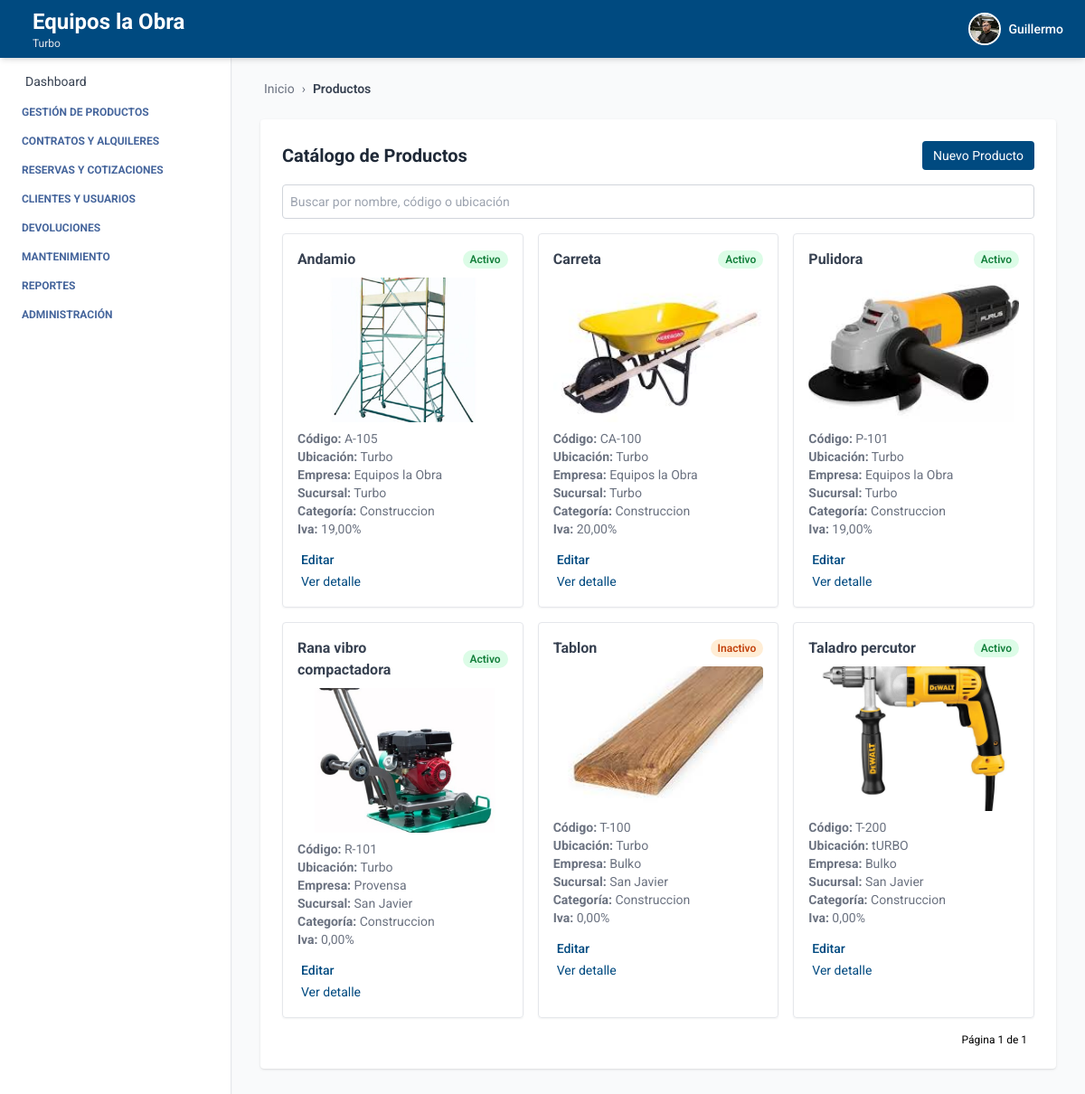
/productos/catalogo/ (signed in), run on the app's committed database.
### autenticacion/models.py (models this page shows, shortened)
class Usuario(AbstractUser):
    telefono = models.CharField(max_length=20, blank=True, null=True)
    empresa = models.ForeignKey(Empresa, on_delete=models.SET_NULL, null=True, blank=True)
    sucursal = models.ForeignKey(Sucursal, on_delete=models.SET_NULL, null=True, blank=True)
    ESTADOS = [
        ("activo", "Activo"),
        ("inactivo", "Inactivo"),
    ]
    estado = models.CharField(max_length=10, choices=ESTADOS, default="activo")
    foto_perfil = models.ImageField(upload_to='usuarios/img/', blank=True, null=True)
    groups = models.ManyToManyField(
        Group,
        related_name='usuarios',  # Evita conflicto con 'user_set'
        blank=True,
        help_text='The groups this user belongs to.',
        verbose_name='groups'
    )
    user_permissions = models.ManyToManyField(
        Permission,
        related_name='usuarios',  # Evita conflicto con 'user_set'
        blank=True,
        help_text='Specific permissions for this user.',
        verbose_name='user permissions'
    )

### empresa/models.py (models this page shows, shortened)
class Empresa(models.Model):
    ESTADOS = [
        ("activo", "Activo"),
        ("inactivo", "Inactivo"),
    ]
    nombre = models.CharField(max_length=100)
    nit = models.CharField(max_length=50, unique=True)
    ciudad = models.CharField(max_length=100, blank=True, null=True)
    direccion = models.CharField(max_length=255, blank=True, null=True)
    departamento = models.CharField(max_length=100, blank=True, null=True)
    telefono = models.CharField(max_length=20, blank=True, null=True)
    estado = models.CharField(max_length=20, choices=ESTADOS, default="activo")

class Sucursal(models.Model):
    ESTADOS = [
        ("activo", "Activo"),
        ("inactivo", "Inactivo"),
    ]
    empresa = models.ForeignKey(Empresa, related_name='sucursales', on_delete=models.CASCADE)
    nombre = models.CharField(max_length=100)
    ciudad = models.CharField(max_length=100)
    direccion = models.CharField(max_length=255)
    departamento = models.CharField(max_length=100, blank=True, null=True)
    telefono = models.CharField(max_length=20, blank=True, null=True)
    estado = models.CharField(max_length=20, choices=ESTADOS, default="activo")

### producto/models.py (models this page shows, shortened)
class Producto(models.Model):
    ESTADOS = [
        ("activo", "Activo"),
        ("inactivo", "Inactivo"),
        ("disponible", "Disponible"),
        ("no_disponible", "No disponible"),
    ]
    nombre = models.CharField(max_length=100)
    descripcion = models.TextField()
    codigo_interno = models.CharField(max_length=50)
    estado = models.CharField(max_length=20, choices=ESTADOS, default="activo")
    iva_porcentaje = models.DecimalField(max_digits=5, decimal_places=2, default=0, help_text="Porcentaje de IVA aplicado al producto")
    ubicacion_actual = models.CharField(max_length=100)
    marca = models.CharField(max_length=100, blank=True, null=True)
    modelo = models.CharField(max_length=100, blank=True, null=True)
    serial = models.CharField(max_length=100, blank=True, null=True)
    imagen = models.ImageField(upload_to="media/productos/", null=True, blank=True)
    empresa = models.ForeignKey(Empresa, on_delete=models.CASCADE, related_name='productos', default=1)
    sucursal = models.ForeignKey(Sucursal, on_delete=models.CASCADE, related_name='productos', default=1)
    categoria = models.ForeignKey(Categoria, on_delete=models.SET_NULL, null=True, blank=True, related_name='productos')
    proveedor = models.ForeignKey(Proveedor, on_delete=models.SET_NULL, null=True, blank=True, related_name='productos')
    created_at = models.DateTimeField(auto_now_add=True)
    updated_at = models.DateTimeField(auto_now=True)
    creado_por = models.CharField(max_length=100, blank=True, null=True)
    modificado_por = models.CharField(max_length=100, blank=True, null=True)
    class Meta:
        ordering = ['nombre']
        verbose_name = 'Producto'
        verbose_name_plural = 'Productos'
        constraints = [
            models.UniqueConstraint(fields=['empresa', 'codigo_interno'], name='unique_codigo_por_empresa')
        ]

class Categoria(models.Model):
    nombre = models.CharField(max_length=100, null=False)
    descripcion = models.TextField(blank=True, null=False)
    empresa = models.ForeignKey(Empresa, on_delete=models.CASCADE, related_name='categorias', default=1)
    class Meta:
        verbose_name = 'Categoría'
        verbose_name_plural = 'Categorías'
        unique_together = ('nombre', 'empresa')
        ordering = ['nombre']

### producto/views_producto.py (the view)
# urls.py: path('catalogo/', ProductoListView.as_view(), name='producto_list'),
class ProductoListView(LoginRequiredMixin, BreadcrumbMixin, ListView):
    model = Producto
    template_name = 'producto_list.html'
    context_object_name = 'productos'
    ordering = ['nombre']
    paginate_by = 9  # o lo que prefieras
    breadcrumb_items = [
        ("Productos", None)
    ]
    def get_queryset(self):
        queryset = super().get_queryset()
        q = self.request.GET.get('q')
        if q:
            queryset = queryset.filter(
                Q(nombre__icontains=q) |
                Q(codigo_interno__icontains=q) |
                Q(ubicacion_actual__icontains=q)
            )
        return queryset

### core/views.py (called while the page is built)
    def get_context_data(self, **kwargs):
        context = super().get_context_data(**kwargs)
        context["home"] = self.home_url
        context["breadcrumb_items"] = self.breadcrumb_items
        return context

### producto/templates/producto_list.html (shortened to what this page needs)
{% extends 'index.html' %}
{% block breadcrumb %}
  {% include 'breadcrumb.html' with home='/' breadcrumbs=breadcrumb_items %}
{% endblock %}
{% block content %}
<div class="max-w-6xl mx-auto mt-6 bg-white p-6 rounded shadow">
  <div class="flex justify-between items-center mb-4">
    <h2 class="text-xl font-bold text-gray-800">Catálogo de Productos</h2>
    <a href="{% url 'crear_producto' %}" class="bg-[var(--primary-color)] text-white px-3 py-1.5 text-sm rounded hover:bg-blue-700 transition">
      Nuevo Producto
    </a>
  </div>
  <form method="get" class="mb-4">
    <input type="text" name="q" placeholder="Buscar por nombre, código o ubicación" value="{{ request.GET.q }}" class="w-full text-sm p-2 border border-gray-300 rounded focus:outline-none focus:ring-2 focus:ring-[var(--primary-color)]" />
  </form>
  {% if productos %}
  <div class="grid grid-cols-1 sm:grid-cols-2 lg:grid-cols-3 gap-4">
    {% for producto in productos %}
    <div class="border rounded shadow-sm p-4 hover:shadow-lg transition relative">
      <div class="flex justify-between items-center mb-2">
        <h3 class="font-bold text-gray-700">{{ producto.nombre }}</h3>
        <span class="text-xs font-semibold px-2 py-0.5 rounded-full
          {% if producto.estado == 'activo' %}
            bg-green-100 text-green-700
          {% elif producto.estado == 'inactivo' %}
            bg-orange-100 text-orange-700
          {% endif %}">
          {{ producto.get_estado_display }}
        </span>
      </div>
      {% if producto.imagen %}
        <img src="{{ producto.imagen.url }}" alt="{{ producto.nombre }}" class="w-full h-40 object-cover rounded mb-2">
      {% endif %}
      <p class="text-sm text-gray-500"><strong>Código:</strong> {{ producto.codigo_interno }}</p>
      <p class="text-sm text-gray-500"><strong>Ubicación:</strong> {{ producto.ubicacion_actual }}</p>
      <p class="text-sm text-gray-500"><strong>Empresa:</strong> {{ producto.empresa.nombre }}</p>
      <p class="text-sm text-gray-500"><strong>Sucursal:</strong> {{ producto.sucursal.nombre }}</p>
      <p class="text-sm text-gray-500"><strong>Categoría:</strong> {{ producto.categoria.nombre }}</p>
      <p class="text-sm text-gray-500"><strong>Iva:</strong> {{ producto.iva_porcentaje }}%</p>
      <div class="mt-3">
        <a href="{% url 'editar_producto' producto.id %}" class="text-sm font-medium text-[var(--primary-color)] hover:underline">
          Editar
        </a>
      </div>
      <div class="mt-0">
        <a href="{% url 'detalle_producto' producto.id %}" class="text-sm text-[var(--primary-color)] hover:underline">
          Ver detalle
        </a>
      </div>
    </div>
    {% endfor %}
  </div>
  {% else %}
    <p class="text-gray-600">No hay productos registrados.</p>
  {% endif %}
  <div class="mt-4 flex justify-end text-xs">
    <span class="mx-2">Página {{ page_obj.number }} de {{ page_obj.paginator.num_pages }}</span>
  </div>
</div>
{% endblock %}

### core/templates/header.html (shortened to what this page needs)
<header class="bg-[var(--primary-color)] shadow-md w-full h-16 flex items-center px-6 justify-between fixed top-0 left-0 z-10">
  <h1 class="text-white flex items-center gap-3 leading-tight">
    <div class="leading-tight">
  {% if request.user.is_authenticated %}
    {% if request.user.empresa %}
      <span class="text-xl sm:text-2xl font-bold block">
        {{ request.user.empresa.nombre }}
      </span>
    {% endif %}
    {% if request.user.sucursal %}
      <span class="text-xs text-gray-200 block">
        {{ request.user.sucursal.nombre }}
      </span>
    {% endif %}
  {% else %}
    <span class="text-xl text-gray-200 block">Gestión inteligente de Equipos</span>
  {% endif %}
</div>
  </h1>
  {% if request.user.is_authenticated %}
  <div x-data="{ open: false }" class="relative flex items-center space-x-3 cursor-pointer" @click.away="open = false">
    <button @click="open = !open" class="flex items-center space-x-2 focus:outline-none">
      {% if request.user.foto_perfil %}
        <img src="{{ request.user.foto_perfil.url }}" alt="Perfil" class="w-9 h-9 rounded-full object-cover border-2 border-white" />
      {% else %}
        <div class="w-9 h-9 rounded-full bg-white text-[var(--primary-color)] flex items-center justify-center font-bold text-sm">
          {{ request.user.first_name|first }}{{ request.user.last_name|first }}
        </div>
      {% endif %}
      <span class="text-white hidden sm:block text-sm font-medium">{{ request.user.first_name }}</span>
    </button>
  </div>
  {% endif %}
</header>

### core/templates/index.html (style rules this page uses)
:root { --primary-color: #004a80; --text-aside-color: rgb(69, 101, 156); }
body { font-family: 'Roboto', sans-serif; }

### data on the page
Usuario: user.empresa.nombre "Equipos la Obra", user.sucursal.nombre "Turbo", user.foto_perfil (picture), user.first_name "Guillermo"
Producto: nombre "Andamio", estado "Activo", imagen (picture), codigo_interno "A-105", ubicacion_actual "Turbo", empresa.nombre "Equipos la Obra", sucursal.nombre "Turbo", categoria.nombre "Construccion", iva_porcentaje "19,00"
Producto: nombre "Carreta", estado "Activo", imagen (picture), codigo_interno "CA-100", ubicacion_actual "Turbo", empresa.nombre "Equipos la Obra", sucursal.nombre "Turbo", categoria.nombre "Construccion", iva_porcentaje "20,00"
Producto: nombre "Pulidora", estado "Activo", imagen (picture), codigo_interno "P-101", ubicacion_actual "Turbo", empresa.nombre "Equipos la Obra", sucursal.nombre "Turbo", categoria.nombre "Construccion", iva_porcentaje "19,00"
Producto: nombre "Rana vibro compactadora", estado "Activo", imagen (picture), codigo_interno "R-101", ubicacion_actual "Turbo", empresa.nombre "Provensa", sucursal.nombre "San Javier", categoria.nombre "Construccion", iva_porcentaje "0,00"
Producto: nombre "Tablon", estado "Inactivo", imagen (picture), codigo_interno "T-100", ubicacion_actual "Turbo", empresa.nombre "Bulko", sucursal.nombre "San Javier", categoria.nombre "Construccion", iva_porcentaje "0,00"
Producto: nombre "Taladro percutor", estado "Activo", imagen (picture), codigo_interno "T-200", ubicacion_actual "tURBO", empresa.nombre "Bulko", sucursal.nombre "San Javier", categoria.nombre "Construccion", iva_porcentaje "0,00"

### other printed values
{{ label }} "Productos"
{{ page_obj.number }} "1"
{{ page_obj.paginator.num_pages }} "1"
